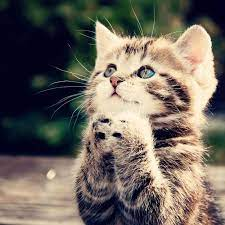
#> input picture images/cat.jpg, 225 x 225 px
$ python energy.py   (older library calls are emulated)
#> lines starting #> are read from the running program, lines starting #| are printed output that depends on the picture
#> further down, img is the input picture: shape (225, 225, 3); mean B, G, R 94.9, 103.4, 111.2
### visualize.py
import matplotlib.pyplot as plt
import numpy as np

RED = [255, 0, 0]

def showImgs(imgs):
	"""
	show list of images
	"""
	n = len(imgs)
	for i, img in enumerate(imgs):
		plt.subplot(1,n,i+1)
		if len(img.shape) == 2:
			plt.imshow(img, cmap='gray')
		else:
			plt.imshow(img)
		plt.xticks([]), plt.yticks([])
	f = plt.gcf()
	f.set_figheight(6)
	f.set_figwidth(14)
	plt.show()

# [18 lines left out: functions drawSeam, drawSeamMask, not called in this run]

### energy.py
import numpy as np
import cv2
import matplotlib.pyplot as plt
from visualize import *

SOBEL_KERNEL_SIZE = 1
MASK_ENERGY = int(1e6)

def gradientEnergyGray(img: np.ndarray)->np.ndarray:
	sobelx = cv2.Sobel(img,cv2.CV_32F,1,0,\
				ksize=SOBEL_KERNEL_SIZE)
	sobely = cv2.Sobel(img,cv2.CV_32F,0,1,\
				ksize=SOBEL_KERNEL_SIZE)

	return np.square(sobelx) + np.square(sobely)

def LaplaceGray(img: np.ndarray)->np.ndarray:
	res = np.array(cv2.Laplacian(img,cv2.CV_32F))
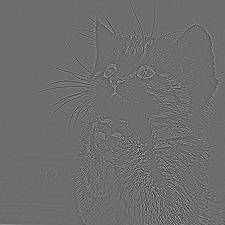
#> res: shape (225, 225) float32; min -517, max 687, mean 0; drawn with min black and max white
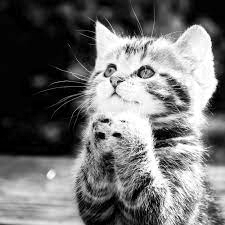
#> img: shape (225, 225); min 0, max 255, mean 111.2
	return res*res
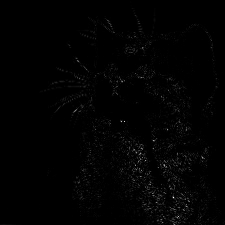
#> returned value: shape (225, 225) float32; min 0, max 471969, mean 4568.9; drawn with min black and max white

def gradientEnergyLaplace(img: np.ndarray, \
				keep_mask=None, remove_mask=None)->np.ndarray:
	if len(img.shape) == 2:
		result = np.sqrt(LaplaceGray(img))
	else:
		assert len(img.shape) == 3 and img.shape[-1] == 3
		grad = [LaplaceGray(img[...,i]) for i in range(3)]
#> in LaplaceGray (call 2), `res = np.array(cv2.Laplacian(img,cv2.CV_32F))`:
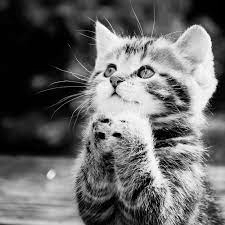
#> img: shape (225, 225); min 0, max 255, mean 103.4
#> in LaplaceGray (call 3), `res = np.array(cv2.Laplacian(img,cv2.CV_32F))`:
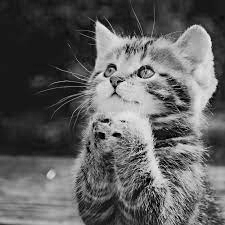
#> img: shape (225, 225); min 0, max 240, mean 94.9
#> grad = 3 items
		grad = np.array(grad)
		result = np.sqrt(grad.sum(axis=0))
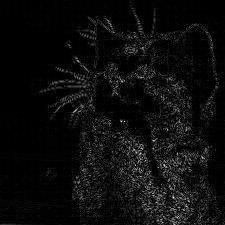
#> result: shape (225, 225) float32; min 0, max 1183, mean 63; drawn with min black and max white

	if keep_mask is not None:
		result[keep_mask] += MASK_ENERGY
	elif remove_mask is not None:
		result[remove_mask] -= MASK_ENERGY

	return result.astype(np.int32)

def gradientEnergySobel(img: np.ndarray, \
				keep_mask=None, remove_mask=None)->np.ndarray:
	if len(img.shape) == 2:
		result = np.sqrt(gradientEnergyGray(img))
	else:
		assert len(img.shape) == 3 and img.shape[-1] == 3
		grad = [gradientEnergyGray(img[...,i]) for i in range(3)]
		grad = np.array(grad)
		result = np.sqrt(grad.sum(axis=0))

	if keep_mask is not None:
		result[keep_mask] += MASK_ENERGY
	elif remove_mask is not None:
		result[remove_mask] -= MASK_ENERGY

	return result.astype(np.int32)

if __name__ == '__main__':
	img = cv2.imread('images/cat.jpg')
	img = cv2.cvtColor(img, cv2.COLOR_BGR2RGB)
	img = np.array(img)
	grad = gradientEnergyLaplace(img)
	print(grad.max(), grad.min())
#| 1183 0
	showImgs([img, grad])
#> in showImgs, `n = len(imgs)`: n = 2
#> the loop in showImgs, `for i, img in enumerate(imgs):` made 2 passes
